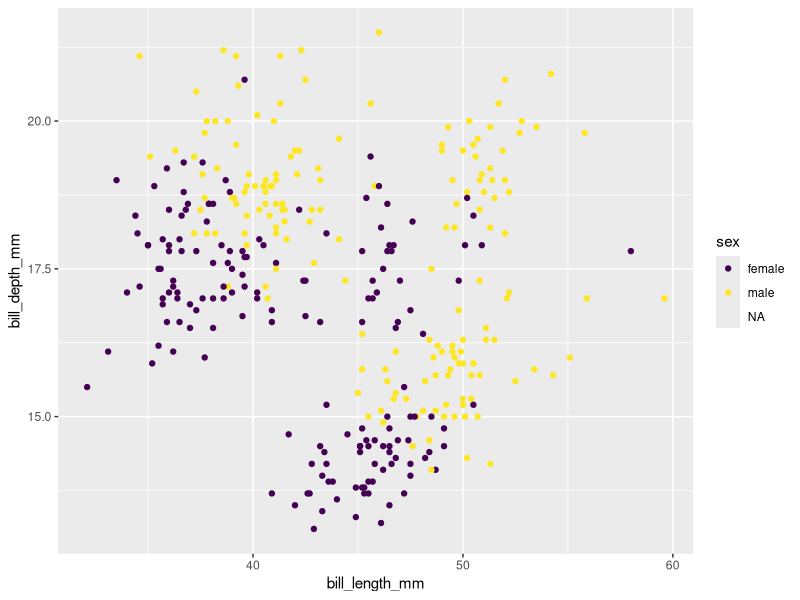

This figure's R source:
library(palmerpenguins)
library(ggplot2)
library(dplyr)
library(viridis)

out <- penguins %>%
  group_by(island)

ggplot(penguins, aes(bill_length_mm, bill_depth_mm))+
  geom_point(aes(colour=sex))+
  scale_color_viridis(discrete=TRUE)

print("Anda pepperoni pizza or two or three")
